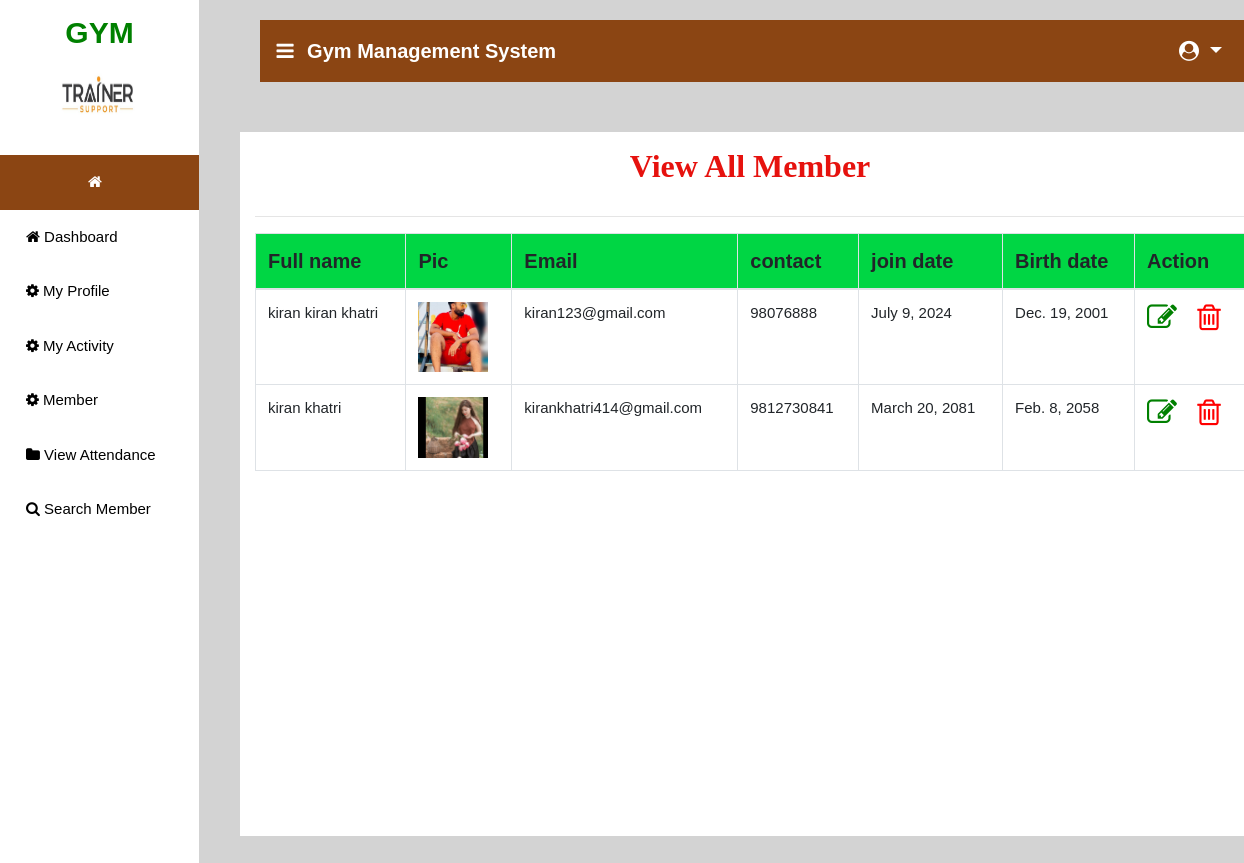
/all_member, run on the app's committed database.
### gym/models.py (models this page shows, shortened)
class Member(models.Model):
    user = models.ForeignKey(User, on_delete=models.CASCADE, null=True)
    batch = models.ForeignKey(Batch, on_delete=models.CASCADE, null=True)
    contact = models.CharField(max_length=10, null=True)
    address = models.CharField(max_length=10, null=True)
    height = models.CharField(max_length=10, null=True)
    weight = models.CharField(max_length=10, null=True)
    doj = models.DateField(max_length=10, null=True)
    dob = models.DateField(max_length=10, null=True)
    image = models.FileField(null=True)

### gym/views.py (the view)
# urls.py: path('all_member', View_All_Member,name="all_member"),
def View_All_Member(request):
    package = Member.objects.all()
    d = {'package':package}
    return render(request,'all_member.html',d)

### gym/templates/all_member.html (shortened to what this page needs)
{% extends 'navigation3.html' %}
{% block body1 %}
<div style="background-color:lightgrey;width:100%;height:800px;position:absolute">
<div class="container" style="margin-top:%;background:white;width:100%;height:88%">
<center><h2 style = "margin-top:2%;padding:15px;font-family : 'Monotype Corsiva' ; color : #E6120E ; font-weight : bold;margin-top:5%">View All Member</h2></center><hr>
<table class="table table-bordered" id="myTable">
  <thead>
  <tr>
    <th>Full name</th>
    <th>Pic</th>
    <th>Email</th>
    <th>contact</th>
    <th>join date</th>
    <th>Birth date</th>
    <th>Action</th>
  </tr>
  </thead>
   <tbody>
{% for i in package %}
{% if not i.user.is_staff %}
  <tr>
    <td>{{i.user.first_name}} {{i.user.last_name}}</td>
    <td><img src="{{i.image.url}}" style="width:70px"></td>
    <td>{{i.user.email}}</td>
    <td>{{i.contact}}</td>
    <td>{{i.doj}}</td>
    <td>{{i.dob}}</td>
    <td><a href="{% url 'edit_member' i.id %}"><i style="font-size:30px;color:green;margin-right:16px" class="fa fa-edit"></i> </a>
      <a href="{% url 'delete_member' i.id %}"><i style="font-size:30px;color:red" class="fa fa-trash-o" onclick="return confirm('Are you sure?')"></i> </a> </td>
  </tr>
{% endif %}
   {% endfor %}
    </tbody>
</table>
 </div></div>
{% endblock %}

### gym/templates/navigation2.html (style rules this page uses)
thead { background:#00d644; }
body { font-family: "Lato", sans-serif; }
body { margin:0;font-family:Arial }

### gym/templates/all_member.html (style rules this page uses)
td { font-size:15px; }

### data on the page
Member: user.first_name "kiran", user.last_name "kiran khatri", image (picture), user.email "kiran123@gmail.com", contact "98076888", doj "July 9, 2024", dob "Dec. 19, 2001"
Member: user.first_name "kiran", user.last_name "khatri", image (picture), user.email "kirankhatri414@gmail.com", contact "9812730841", doj "March 20, 2081", dob "Feb. 8, 2058"
